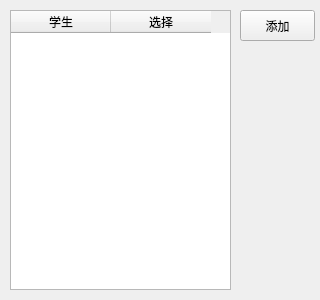
<?xml version="1.0" encoding="UTF-8"?>
<ui version="4.0">
 <class>AddStudentWidget</class>
 <widget class="QWidget" name="AddStudentWidget">
  <property name="geometry">
   <rect>
    <x>0</x>
    <y>0</y>
    <width>320</width>
    <height>300</height>
   </rect>
  </property>
  <property name="minimumSize">
   <size>
    <width>320</width>
    <height>300</height>
   </size>
  </property>
  <property name="maximumSize">
   <size>
    <width>320</width>
    <height>300</height>
   </size>
  </property>
  <property name="windowTitle">
   <string>添加学生</string>
  </property>
  <widget class="QTableWidget" name="tableStudent">
   <property name="geometry">
    <rect>
     <x>10</x>
     <y>10</y>
     <width>221</width>
     <height>280</height>
    </rect>
   </property>
   <property name="editTriggers">
    <set>QAbstractItemView::NoEditTriggers</set>
   </property>
   <property name="selectionBehavior">
    <enum>QAbstractItemView::SelectRows</enum>
   </property>
   <attribute name="verticalHeaderVisible">
    <bool>false</bool>
   </attribute>
   <column>
    <property name="text">
     <string>学生</string>
    </property>
   </column>
   <column>
    <property name="text">
     <string>选择</string>
    </property>
   </column>
  </widget>
  <widget class="QPushButton" name="btnConfirm">
   <property name="geometry">
    <rect>
     <x>240</x>
     <y>10</y>
     <width>75</width>
     <height>31</height>
    </rect>
   </property>
   <property name="text">
    <string>添加</string>
   </property>
  </widget>
 </widget>
 <layoutdefault spacing="6" margin="11"/>
 <resources/>
 <connections>
  <connection>
   <sender>btnConfirm</sender>
   <signal>clicked()</signal>
   <receiver>AddStudentWidget</receiver>
   <slot>confirm()</slot>
   <hints>
    <hint type="sourcelabel">
     <x>255</x>
     <y>23</y>
    </hint>
    <hint type="destinationlabel">
     <x>267</x>
     <y>90</y>
    </hint>
   </hints>
  </connection>
 </connections>
 <slots>
  <slot>confirm()</slot>
 </slots>
</ui>
